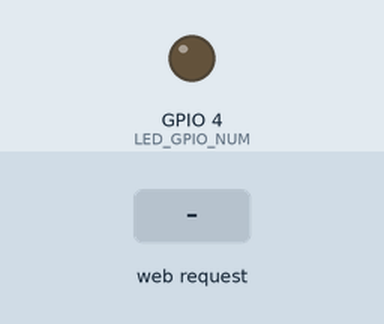
This program was run on a simulated ESP32. Shown: output pins drawn as LEDs (lit = HIGH). The inputs (shaded band) are chosen by the test bench. WiFi joins after 1.5 s; servers stay silent unless stated; the camera gives no picture; what the program prints to the serial monitor is not drawn.

Above: at 3.0 s.
3.1 s: HTTP request GET /capture received
At 3.18 s:
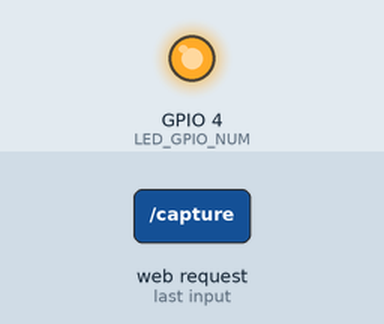
Timing chart, 0 to 6.1 s (numbered marks = the images above; inputs shaded):
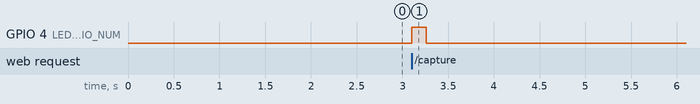

The program:

main.cpp
```cpp
// ESP32-CAM HTTP Server (AI-Thinker module)
// Exposes: GET /capture -> returns JPEG image

#include <Arduino.h>
#include <WiFi.h>
#include <WebServer.h>
#include "esp_camera.h"

// ==================== PIN DEFINITIONS ====================
// AI-Thinker ESP32-CAM Pinout
#define PWDN_GPIO_NUM     32
#define RESET_GPIO_NUM    -1
#define XCLK_GPIO_NUM      0
#define SIOD_GPIO_NUM     26
#define SIOC_GPIO_NUM     27
#define Y9_GPIO_NUM       35
#define Y8_GPIO_NUM       34
#define Y7_GPIO_NUM       39
#define Y6_GPIO_NUM       36
#define Y5_GPIO_NUM       21
#define Y4_GPIO_NUM       19
#define Y3_GPIO_NUM       18
#define Y2_GPIO_NUM        5
#define VSYNC_GPIO_NUM    25
#define HREF_GPIO_NUM     23
#define PCLK_GPIO_NUM     22
#define LED_GPIO_NUM       4  // Onboard LED

// ==================== CONFIGURATION ====================
const char* WIFI_SSID = "SpectrumSetup-617D";
const char* WIFI_PASS = "smoothcurrent945";
const char* DEVICE_NAME = "ESP32-CAM";
const int SERVER_PORT = 80;

// ==================== GLOBALS ====================
WebServer server(SERVER_PORT);
bool cameraInitialized = false;

// ==================== CAMERA SETUP ====================
bool initCamera() {
  camera_config_t config;
  config.ledc_channel = LEDC_CHANNEL_0;
  config.ledc_timer = LEDC_TIMER_0;
  config.pin_pwdn = PWDN_GPIO_NUM;
  config.pin_reset = RESET_GPIO_NUM;
  config.pin_xclk = XCLK_GPIO_NUM;
  config.pin_sccb_sda = SIOD_GPIO_NUM;
  config.pin_sccb_scl = SIOC_GPIO_NUM;
  config.pin_d7 = Y9_GPIO_NUM;
  config.pin_d6 = Y8_GPIO_NUM;
  config.pin_d5 = Y7_GPIO_NUM;
  config.pin_d4 = Y6_GPIO_NUM;
  config.pin_d3 = Y5_GPIO_NUM;
  config.pin_d2 = Y4_GPIO_NUM;
  config.pin_d1 = Y3_GPIO_NUM;
  config.pin_d0 = Y2_GPIO_NUM;
  config.pin_vsync = VSYNC_GPIO_NUM;
  config.pin_href = HREF_GPIO_NUM;
  config.pin_pclk = PCLK_GPIO_NUM;

  // XCLK 20MHz or 10MHz for OV2640
  config.xclk_freq_hz = 20000000;
  config.pixel_format = PIXFORMAT_JPEG;

  // Frame buffer config
  config.frame_size = FRAMESIZE_UXGA;  // 1600x1200
  config.jpeg_quality = 10;  // 0-63, lower is higher quality
  config.fb_count = 2;  // 2 frame buffers

  // Initialize camera
  esp_err_t err = esp_camera_init(&config);
  if (err != ESP_OK) {
    Serial.printf("Camera init failed! Error 0x%x\n", err);
    return false;
  }

  // Camera sensor settings
  sensor_t *s = esp_camera_sensor_get();
  if (s) {
    s->set_brightness(s, 0);
    s->set_contrast(s, 0);
    s->set_saturation(s, 0);
    s->set_special_effect(s, 0);
    s->set_whitebal(s, 1);
    s->set_awb_gain(s, 1);
    s->set_wb_mode(s, 0);
    s->set_exposure_ctrl(s, 1);
    s->set_aec2(s, 0);
    s->set_ae_level(s, 0);
    s->set_gain_ctrl(s, 1);
    s->set_agc_gain(s, 0);
    s->set_gainceiling(s, (gainceiling_t)0);
    s->set_bpc(s, 0);
    s->set_wpc(s, 1);
    s->set_raw_gma(s, 1);
    s->set_lenc(s, 1);
    s->set_hmirror(s, 0);
    s->set_vflip(s, 0);
    s->set_dcw(s, 1);
    s->set_colorbar(s, 0);
  }

  // Turn on LED
  pinMode(LED_GPIO_NUM, OUTPUT);
  digitalWrite(LED_GPIO_NUM, LOW);  // LED is active low

  Serial.println("Camera initialized successfully");
  return true;
}

// ==================== HTTP HANDLERS ====================
void handleRoot() {
  String html = "<!DOCTYPE html><html>"
    "<head><title>" + String(DEVICE_NAME) + "</title></head>"
    "<body>"
    "<h1>" + String(DEVICE_NAME) + "</h1>"
    "<p>Status: <b>" + String(cameraInitialized ? "Online" : "Camera Error") + "</b></p>"
    "<p>Endpoints:</p>"
    "<ul>"
    "<li><a href='/capture'>/capture</a> - Take a photo (returns JPEG)</li>"
    "<li><a href='/status'>/status</a> - Device status (JSON)</li>"
    "</ul>"
    + String(cameraInitialized ? "<p><img src='/capture' width='640'></p>" : "<p>Camera not initialized</p>") +
    "</body></html>";
  server.send(200, "text/html", html);
}

void handleCapture() {
  if (!cameraInitialized) {
    server.send(503, "application/json", "{\"error\":\"Camera not initialized\"}");
    return;
  }

  Serial.println("Capturing photo...");

  // Flash LED
  digitalWrite(LED_GPIO_NUM, HIGH);
  delay(100);

  camera_fb_t *fb = esp_camera_fb_get();

  digitalWrite(LED_GPIO_NUM, LOW);

  if (!fb) {
    Serial.println("Camera capture failed!");
    server.send(500, "text/plain", "Camera capture failed");
    return;
  }

  Serial.printf("Captured: %dx%d, %d bytes\n", fb->width, fb->height, fb->len);

  server.sendHeader("Content-Type", "image/jpeg");
  server.sendHeader("Content-Length", String(fb->len));
  server.sendHeader("Cache-Control", "no-cache");
  server.send(200, "image/jpeg", "");
  server.sendContent((const char*)fb->buf, fb->len);

  esp_camera_fb_return(fb);
  Serial.println("Photo sent successfully");
}

void handleStatus() {
  String json = "{";
  json += "\"device\":\"" + String(DEVICE_NAME) + "\",";
  json += "\"camera_ready\":" + String(cameraInitialized ? "true" : "false") + ",";
  json += "\"ip\":\"" + WiFi.localIP().toString() + "\",";
  json += "\"rssi\":" + String(WiFi.RSSI()) + ",";
  json += "\"uptime\":" + String(millis() / 1000) + ",";
  json += "\"free_heap\":" + String(ESP.getFreeHeap());
  json += "}";

  server.sendHeader("Content-Type", "application/json");
  server.sendHeader("Access-Control-Allow-Origin", "*");
  server.send(200, "application/json", json);
}

void handleNotFound() {
  server.send(404, "text/plain", "Not Found");
}

// ==================== SETUP & LOOP ====================
void setup() {
  Serial.begin(115200);
  Serial.setDebugOutput(true);
  Serial.println("\n\n=== ESP32-CAM HTTP Server ===");

  // Initialize camera
  cameraInitialized = initCamera();
  if (!cameraInitialized) {
    Serial.println("WARNING: Camera init failed!");
    delay(2000);
  }

  // Connect to WiFi
  Serial.printf("Connecting to WiFi: %s\n", WIFI_SSID);
  WiFi.mode(WIFI_STA);
  WiFi.setHostname(DEVICE_NAME);
  WiFi.begin(WIFI_SSID, WIFI_PASS);

  int attempts = 0;
  while (WiFi.status() != WL_CONNECTED && attempts < 30) {
    delay(500);
    Serial.print(".");
    attempts++;
  }

  if (WiFi.status() != WL_CONNECTED) {
    Serial.println("\nWiFi connection failed!");
    delay(1000);
    ESP.restart();
  }

  Serial.println("\nWiFi connected!");
  Serial.print("IP Address: ");
  Serial.println(WiFi.localIP());

  // Setup web server
  server.on("/", HTTP_GET, handleRoot);
  server.on("/capture", HTTP_GET, handleCapture);
  server.on("/status", HTTP_GET, handleStatus);
  server.onNotFound(handleNotFound);

  server.begin();
  Serial.printf("HTTP server started on port %d\n", SERVER_PORT);
  Serial.println("Ready! Visit http://" + WiFi.localIP().toString() + "/capture");
}

void loop() {
  server.handleClient();
  delay(1);
}
```

Measured:
- after the input at 3.1 s, GPIO 4 (LED_GPIO_NUM): LOW → HIGH at once, → LOW 0.16 s later
